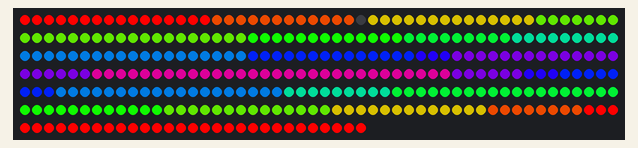
Bench run of a sketch on a simulated Arduino Uno, built with avr-gcc and run on an emulated ATmega328P. Parts: 329 RGB LEDs in strip order, left to right, continuing on the next row.

Above: at 0.18 s.
At 4.26 s:
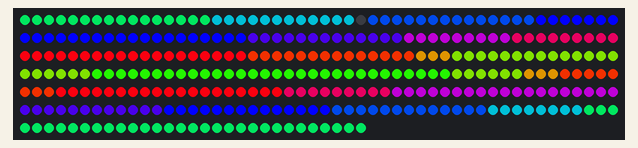
At 8.97 s:
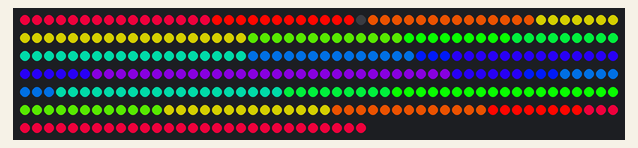
At 19.95 s:
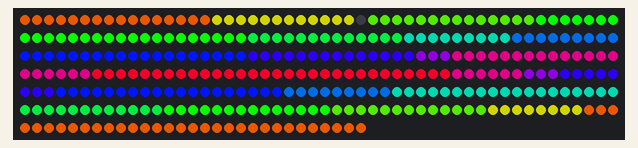
At 30.93 s:
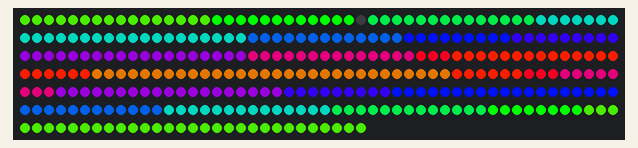
At 39.72 s:
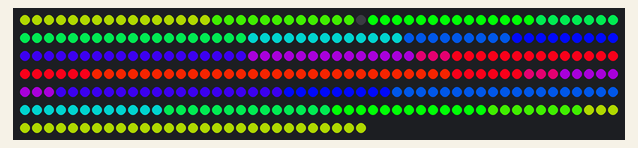

The sketch:

Programa.ino
```cpp
#include <Adafruit_NeoPixel.h>

#define PIN 6
#define NUM_LEDS 329

Adafruit_NeoPixel strip(NUM_LEDS, PIN, NEO_GRB + NEO_KHZ800);

struct Letra {
  int topStart;
  int topEnd;
  int bottomStart;
  int bottomEnd;
};

Letra letras[] = {
  {0,15,297,328},    // M
  {16,27,289,296},   // O
  {29,42,276,288},   // D
  {43,68,262,275},   // U
  {69,81,250,261},  // P
  {82,90,231,249},  // R
  {91,99,222,230},  // I
  {100,118,203,221},  // N
  {119,132,195,202},  // T
  {133,135,192,194},  // .
  {136,155,186,191},  // E
  {156,179,180,185},  // S
};

#define NUM_LETRAS (sizeof(letras) / sizeof(letras[0]))

uint32_t wheel(byte pos) {
  pos = 255 - pos;
  if (pos < 85) return strip.Color(255 - pos * 3, 0, pos * 3);
  if (pos < 170) {
    pos -= 85;
    return strip.Color(0, pos * 3, 255 - pos * 3);
  }
  pos -= 170;
  return strip.Color(pos * 3, 255 - pos * 3, 0);
}

void pintarLetra(int index, uint32_t color) {
  Letra l = letras[index];

  for (int i = l.topStart; i <= l.topEnd; i++) {
    strip.setPixelColor(i, color);
  }

  for (int i = l.bottomStart; i <= l.bottomEnd; i++) {
    strip.setPixelColor(i, color);
  }
}

void setup() {
  strip.begin();
  strip.show();
}

void loop() {
  static uint8_t offset = 0;

  for (int i = 0; i < NUM_LETRAS; i++) {
    uint8_t colorIndex = (i * 20 + offset) & 255;
    uint32_t color = wheel(colorIndex);

    pintarLetra(i, color);
  }

  strip.show();

  offset++;
  delay(20);
}
```
